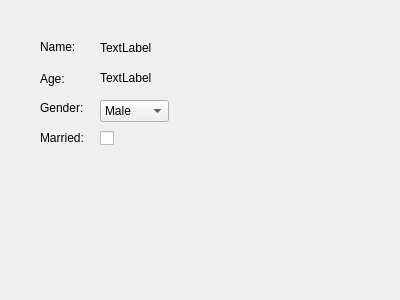
<?xml version="1.0" encoding="UTF-8"?>
<ui version="4.0">
 <class>MainWindow</class>
 <widget class="QMainWindow" name="MainWindow">
  <property name="geometry">
   <rect>
    <x>0</x>
    <y>0</y>
    <width>400</width>
    <height>300</height>
   </rect>
  </property>
  <property name="windowTitle">
   <string>MainWindow</string>
  </property>
  <widget class="QWidget" name="centralWidget">
   <widget class="QLabel" name="label">
    <property name="geometry">
     <rect>
      <x>40</x>
      <y>40</y>
      <width>47</width>
      <height>13</height>
     </rect>
    </property>
    <property name="text">
     <string>Name:</string>
    </property>
   </widget>
   <widget class="QLabel" name="label_2">
    <property name="geometry">
     <rect>
      <x>40</x>
      <y>63</y>
      <width>47</width>
      <height>31</height>
     </rect>
    </property>
    <property name="text">
     <string>Age:</string>
    </property>
   </widget>
   <widget class="QLabel" name="label_3">
    <property name="geometry">
     <rect>
      <x>40</x>
      <y>100</y>
      <width>51</width>
      <height>16</height>
     </rect>
    </property>
    <property name="text">
     <string>Gender:</string>
    </property>
   </widget>
   <widget class="QLabel" name="name">
    <property name="geometry">
     <rect>
      <x>100</x>
      <y>40</y>
      <width>71</width>
      <height>16</height>
     </rect>
    </property>
    <property name="text">
     <string>TextLabel</string>
    </property>
   </widget>
   <widget class="QLabel" name="age">
    <property name="geometry">
     <rect>
      <x>100</x>
      <y>70</y>
      <width>71</width>
      <height>16</height>
     </rect>
    </property>
    <property name="text">
     <string>TextLabel</string>
    </property>
   </widget>
   <widget class="QLabel" name="label_4">
    <property name="geometry">
     <rect>
      <x>40</x>
      <y>130</y>
      <width>61</width>
      <height>16</height>
     </rect>
    </property>
    <property name="text">
     <string>Married:</string>
    </property>
   </widget>
   <widget class="QCheckBox" name="married">
    <property name="geometry">
     <rect>
      <x>100</x>
      <y>130</y>
      <width>70</width>
      <height>17</height>
     </rect>
    </property>
    <property name="text">
     <string/>
    </property>
   </widget>
   <widget class="QComboBox" name="gender">
    <property name="geometry">
     <rect>
      <x>100</x>
      <y>100</y>
      <width>69</width>
      <height>22</height>
     </rect>
    </property>
    <item>
     <property name="text">
      <string>Male</string>
     </property>
    </item>
    <item>
     <property name="text">
      <string>Female</string>
     </property>
    </item>
   </widget>
  </widget>
 </widget>
 <layoutdefault spacing="6" margin="11"/>
 <resources/>
 <connections/>
</ui>
